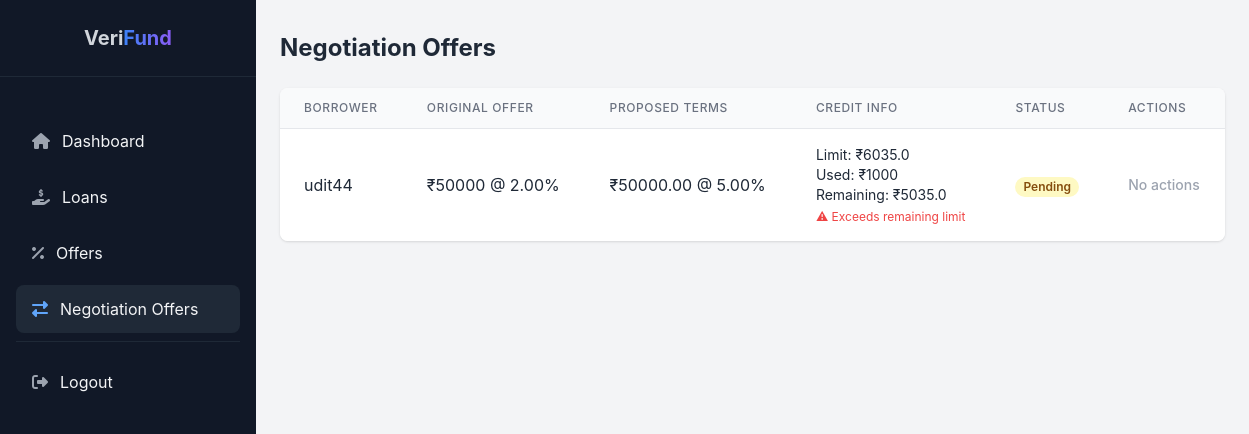
/negotiation_offer/ (signed in), run on the app's committed database.
### loans/models.py (models this page shows, shortened)
class Negotiation(models.Model):
    STATUS_CHOICES = [
        ('pending', 'Pending'),
        ('accepted', 'Accepted'),
        ('rejected', 'Rejected'),
        ('countered', 'Counter Offered'),
    ]
    borrower = models.ForeignKey(User, on_delete=models.CASCADE, related_name='borrower_negotiations')
    lender = models.ForeignKey(User, on_delete=models.CASCADE, related_name='lender_negotiations')
    original_offer = models.ForeignKey(LoanOffer, on_delete=models.CASCADE)
    proposed_amount = models.DecimalField(max_digits=12, decimal_places=2)
    proposed_interest_rate = models.DecimalField(max_digits=5, decimal_places=2)
    proposed_duration_months = models.IntegerField()
    status = models.CharField(max_length=10, choices=STATUS_CHOICES, default='pending')
    lender_note = models.TextField(blank=True, null=True)
    created_at = models.DateTimeField(auto_now_add=True)
    updated_at = models.DateTimeField(auto_now=True)
    class Meta:
        ordering = ['-updated_at']

class LoanOffer(models.Model):
    lender = models.ForeignKey(User, on_delete=models.CASCADE)
    amount = models.PositiveIntegerField()
    interest_rate = models.DecimalField(max_digits=5, decimal_places=2)
    duration_months = models.PositiveIntegerField()
    borrower = models.CharField(max_length=100, blank=True, null=True)
    created_at = models.DateTimeField(auto_now_add=True)

class LendingMLData(models.Model):
    user = models.OneToOneField(User, on_delete=models.CASCADE)
    encoded_input = models.JSONField()  # store inputs used in model prediction
    model_score = models.FloatField()  # model's predicted score or output
    created_at = models.DateTimeField(auto_now_add=True)

### loans/views.py (the view)
    @login_required
    def _wrapped_view(request, *args, **kwargs):
        if not check_profile_completion(request.user):
            messages.warning(request, "Please complete your profile to access this page.")
            return redirect('update_profile')
        return view_func(request, *args, **kwargs)

### loans/templatetags/custom_filters.py (called while the page is built)
@register.filter
def get_item(dictionary, key):
    return dictionary.get(key)

### loans/views.py (called while the page is built)
def check_profile_completion(user):
    try:
        profile = user.userprofile
    except UserProfile.DoesNotExist:
        return False
    required_fields_filled = all([
        bool(profile.gender),
        bool(profile.married),
        bool(profile.education),
        bool(profile.self_employed),
        profile.income is not None,
        bool(profile.phone_number),
        bool(profile.name),
        profile.pan == 'Yes',
    ])
    return required_fields_filled

def profile_completion_required(view_func):
    @login_required
    def _wrapped_view(request, *args, **kwargs):
        if not check_profile_completion(request.user):
            messages.warning(request, "Please complete your profile to access this page.")
            return redirect('update_profile')
        return view_func(request, *args, **kwargs)
    return _wrapped_view

### templates/negotiation_offer.html (shortened to what this page needs)
{% load custom_filters %}
<!DOCTYPE html>
<html lang="en">
<head>
    <script src="https://cdn.tailwindcss.com"></script>
    <link href="https://cdnjs.cloudflare.com/ajax/libs/font-awesome/6.4.0/css/all.min.css" rel="stylesheet">
</head>
<body class="bg-gray-100 text-gray-800 flex">
    <div class="w-64 bg-gray-900 text-gray-100 h-screen fixed sidebar">
        <div class="text-center py-6 px-4 border-b border-gray-800">
            <span class="text-xl font-bold text-gray-300">Veri<span class="gradient-text">Fund</span></span>
        </div>
        <ul class="space-y-2 mt-6 p-4">
            <li>
                <a href="#" class="flex items-center px-4 py-3 rounded-lg sidebar-link transition-colors">
                    <i class="fas fa-home mr-3 text-gray-400"></i> Dashboard
                </a>
            </li>
            <li>
                <a href="#" class="flex items-center px-4 py-3 rounded-lg sidebar-link transition-colors">
                    <i class="fas fa-hand-holding-usd mr-3 text-gray-400"></i> Loans
                </a>
            </li>
            <li>
                <a href="#" class="flex items-center px-4 py-3 rounded-lg sidebar-link transition-colors">
                    <i class="fas fa-percentage mr-3 text-gray-400"></i> Offers
                </a>
            </li>
            <li>
                <a href="#" class="flex items-center px-4 py-3 rounded-lg sidebar-link bg-gray-800 transition-colors">
                    <i class="fas fa-exchange-alt mr-3 text-blue-400"></i> Negotiation Offers
                </a>
            </li>
            <li class="mt-8 border-t border-gray-800 pt-4">
                <a href="#" class="flex items-center px-4 py-3 rounded-lg sidebar-link transition-colors">
                    <i class="fas fa-sign-out-alt mr-3 text-gray-400"></i> Logout
                </a>
            </li>
        </ul>
    </div>
    <div class="flex-1 ml-64">
        <div class="container mx-auto px-6 py-8">
            <h1 class="text-2xl font-bold mb-6">Negotiation Offers</h1>
            <div class="bg-white rounded-lg shadow overflow-hidden">
                <table class="min-w-full divide-y divide-gray-200">
                    <thead class="bg-gray-50">
                        <tr>
                            <th class="px-6 py-3 text-left text-xs font-medium text-gray-500 uppercase tracking-wider">Borrower</th>
                            <th class="px-6 py-3 text-left text-xs font-medium text-gray-500 uppercase tracking-wider">Original Offer</th>
                            <th class="px-6 py-3 text-left text-xs font-medium text-gray-500 uppercase tracking-wider">Proposed Terms</th>
                            <th class="px-6 py-3 text-left text-xs font-medium text-gray-500 uppercase tracking-wider">Credit Info</th>
                            <th class="px-6 py-3 text-left text-xs font-medium text-gray-500 uppercase tracking-wider">Status</th>
                            <th class="px-6 py-3 text-left text-xs font-medium text-gray-500 uppercase tracking-wider">Actions</th>
                        </tr>
                    </thead>
                    <tbody class="bg-white divide-y divide-gray-200">
                        {% for negotiation in negotiations %}
                        <tr class="hover:bg-gray-50">
                            <td class="px-6 py-4 whitespace-nowrap">
                                {{ negotiation.borrower.username }}
                            </td>
                            <td class="px-6 py-4 whitespace-nowrap">
                                ₹{{ negotiation.original_offer.amount }} @ {{ negotiation.original_offer.interest_rate }}%
                            </td>
                            <td class="px-6 py-4 whitespace-nowrap">
                                ₹{{ negotiation.proposed_amount }} @ {{ negotiation.proposed_interest_rate }}%
                            </td>
                            <td class="px-6 py-4 whitespace-nowrap">
                                {% with negotiation.borrower.id as borrower_id %}
                                    {% with borrower_info|get_item:borrower_id as info %}
                                    <div class="text-sm">
                                        <div>Limit: ₹{{ info.credit_limit }}</div>
                                        <div>Used: ₹{{ info.total_loans }}</div>
                                        <div>Remaining: ₹{{ info.remaining_limit }}</div>
                                        {% if negotiation.proposed_amount > info.remaining_limit %}
                                            <div class="text-red-500 text-xs mt-1">⚠ Exceeds remaining limit</div>
                                        {% endif %}
                                    </div>
                                    {% endwith %}
                                {% endwith %}
                            </td>
                            <td class="px-6 py-4 whitespace-nowrap">
                                <span class="px-2 inline-flex text-xs leading-5 font-semibold rounded-full status-badge
                                    {% if negotiation.status == 'accepted' %}bg-green-100 text-green-800
                                    {% elif negotiation.status == 'rejected' %}bg-red-100 text-red-800
                                    {% elif negotiation.status == 'countered' %}bg-blue-100 text-blue-800
                                    {% else %}bg-yellow-100 text-yellow-800{% endif %}">
                                    {{ negotiation.get_status_display }}
                                </span>
                            </td>
                            <td class="px-6 py-4 whitespace-nowrap text-sm font-medium">
                                {% if negotiation.status == 'pending' %}
                                <form method="post" class="flex space-x-2">
                                    {% csrf_token %}
                                    <input type="hidden" name="negotiation_id" value="{{ negotiation.id }}">
                                    <button name="action" value="accept"
                                        class="px-3 py-1 bg-green-500 text-white rounded text-sm hover:bg-green-600 transition-colors">
                                        Accept
                                    </button>
                                    <button name="action" value="reject"
                                        class="px-3 py-1 bg-red-500 text-white rounded text-sm hover:bg-red-600 transition-colors">
                                        Reject
                                    </button>
                                </form>
                                {% elif negotiation.status == 'countered' %}
                                <button class="text-blue-600 hover:text-blue-800 text-sm"
                                    onclick="viewCounterOffer({{ negotiation.id }})">
                                    View Counter
                                </button>
                                {% else %}
                                <span class="text-gray-400 text-sm">No actions</span>
                                {% endif %}
                            </td>
                        </tr>
                        {% empty %}
                        <tr>
                            <td colspan="6" class="px-6 py-4 text-center text-gray-500">
                                No negotiation offers available
                            </td>
                        </tr>
                        {% endfor %}
                    </tbody>
                </table>
            </div>
        </div>
    </div>
</body>
</html>

### templates/negotiation_offer.html (style rules this page uses)
.gradient-text { background: linear-gradient(90deg, #3b82f6, #8b5cf6); -webkit-background-clip: text; background-clip: text; color: transparent; }
body { font-family: 'Inter', sans-serif; }
.sidebar { transition: all 0.3s ease; }
.status-badge { transition: all 0.2s ease; }

### data on the page
Negotiation: borrower.username "udit44", original_offer.amount "50000", original_offer.interest_rate "2.00", proposed_amount "50000.00", proposed_interest_rate "5.00", total_loans "1000", remaining_limit "5035.0", shows "⚠ Exceeds remaining limit", status "Pending", shows "No actions"
LendingMLData: credit_limit "6035.0"
